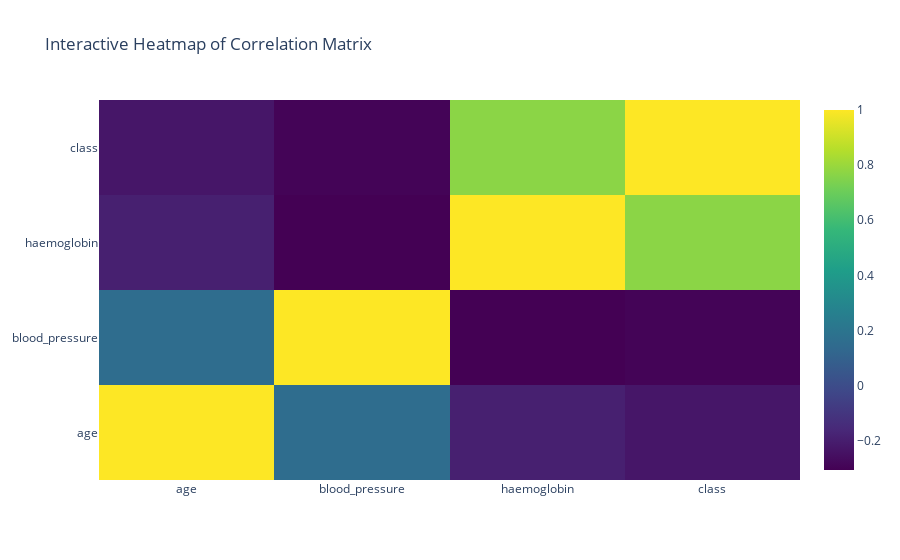

Notebook code cell kept with this figure:
### Code cell
import plotly.graph_objects as go

heatmap_data = df[selected_columns].corr()

fig = go.Figure(data=go.Heatmap(z=heatmap_data.values,
                                x=heatmap_data.columns,
                                y=heatmap_data.index,
                                colorscale='Viridis'))

fig.update_layout(title='Interactive Heatmap of Correlation Matrix')
fig.show()

### Figure 1 — Plotly figure (JSON) as saved in the notebook; plotly's stock layout.template omitted (floating-point values rounded to 4 significant figures)
{"data": [{"colorscale": [[0, "#440154"], [0.1111, "#482878"], [0.2222, "#3e4989"], [0.3333, "#31688e"], [0.4444, "#26828e"], [0.5556, "#1f9e89"], [0.6667, "#35b779"], [0.7778, "#6ece58"], [0.8889, "#b5de2b"], [1, "#fde725"]], "type": "heatmap", "x": ["age", "blood_pressure", "haemoglobin", "class"], "y": ["age", "blood_pressure", "haemoglobin", "class"], "z": [[1, 0.1595, -0.1929, -0.2273], [0.1595, 1, -0.3065, -0.2941], [-0.1929, -0.3065, 1, 0.7689], [-0.2273, -0.2941, 0.7689, 1]]}], "layout": {"title": {"text": "Interactive Heatmap of Correlation Matrix"}}}
